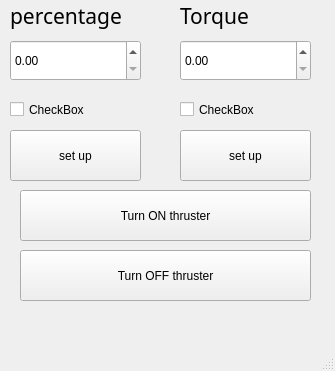
<?xml version="1.0" encoding="UTF-8"?>
<ui version="4.0">
 <class>MainWindow</class>
 <widget class="QMainWindow" name="MainWindow">
  <property name="geometry">
   <rect>
    <x>0</x>
    <y>0</y>
    <width>335</width>
    <height>371</height>
   </rect>
  </property>
  <property name="windowTitle">
   <string>MainWindow</string>
  </property>
  <widget class="QWidget" name="centralwidget">
   <widget class="QDoubleSpinBox" name="thruster_percentage_spinbox">
    <property name="geometry">
     <rect>
      <x>10</x>
      <y>40</y>
      <width>131</width>
      <height>41</height>
     </rect>
    </property>
   </widget>
   <widget class="QDoubleSpinBox" name="thruster_torque_spinbox">
    <property name="geometry">
     <rect>
      <x>180</x>
      <y>40</y>
      <width>131</width>
      <height>41</height>
     </rect>
    </property>
   </widget>
   <widget class="QLabel" name="label">
    <property name="geometry">
     <rect>
      <x>10</x>
      <y>0</y>
      <width>131</width>
      <height>31</height>
     </rect>
    </property>
    <property name="font">
     <font>
      <family>Agency FB</family>
      <pointsize>16</pointsize>
     </font>
    </property>
    <property name="text">
     <string>percentage</string>
    </property>
   </widget>
   <widget class="QLabel" name="label_2">
    <property name="geometry">
     <rect>
      <x>180</x>
      <y>0</y>
      <width>131</width>
      <height>31</height>
     </rect>
    </property>
    <property name="font">
     <font>
      <family>Agency FB</family>
      <pointsize>16</pointsize>
     </font>
    </property>
    <property name="text">
     <string>Torque</string>
    </property>
   </widget>
   <widget class="QCheckBox" name="percentage_checkBox">
    <property name="geometry">
     <rect>
      <x>10</x>
      <y>100</y>
      <width>96</width>
      <height>19</height>
     </rect>
    </property>
    <property name="text">
     <string>CheckBox</string>
    </property>
   </widget>
   <widget class="QCheckBox" name="torque_checkBox">
    <property name="geometry">
     <rect>
      <x>180</x>
      <y>100</y>
      <width>96</width>
      <height>19</height>
     </rect>
    </property>
    <property name="text">
     <string>CheckBox</string>
    </property>
   </widget>
   <widget class="QPushButton" name="button_on">
    <property name="geometry">
     <rect>
      <x>20</x>
      <y>190</y>
      <width>291</width>
      <height>51</height>
     </rect>
    </property>
    <property name="text">
     <string>Turn ON thruster</string>
    </property>
   </widget>
   <widget class="QPushButton" name="button_off">
    <property name="geometry">
     <rect>
      <x>20</x>
      <y>250</y>
      <width>291</width>
      <height>51</height>
     </rect>
    </property>
    <property name="text">
     <string>Turn OFF thruster</string>
    </property>
   </widget>
   <widget class="QPushButton" name="percentage_btn">
    <property name="geometry">
     <rect>
      <x>10</x>
      <y>130</y>
      <width>131</width>
      <height>51</height>
     </rect>
    </property>
    <property name="text">
     <string>set up</string>
    </property>
   </widget>
   <widget class="QPushButton" name="torque_btn">
    <property name="geometry">
     <rect>
      <x>180</x>
      <y>130</y>
      <width>131</width>
      <height>51</height>
     </rect>
    </property>
    <property name="text">
     <string>set up</string>
    </property>
   </widget>
  </widget>
  <widget class="QMenuBar" name="menubar">
   <property name="geometry">
    <rect>
     <x>0</x>
     <y>0</y>
     <width>335</width>
     <height>26</height>
    </rect>
   </property>
  </widget>
  <widget class="QStatusBar" name="statusbar"/>
 </widget>
 <resources/>
 <connections/>
</ui>
